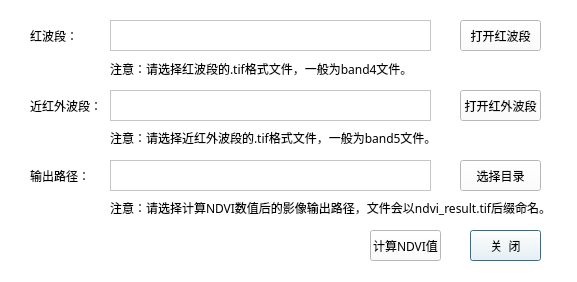
<?xml version="1.0" encoding="UTF-8"?>
<ui version="4.0">
 <class>ndviDialog</class>
 <widget class="QDialog" name="ndviDialog">
  <property name="geometry">
   <rect>
    <x>0</x>
    <y>0</y>
    <width>577</width>
    <height>282</height>
   </rect>
  </property>
  <property name="windowTitle">
   <string>计算NDVI</string>
  </property>
  <property name="windowIcon">
   <iconset resource="../resources/ndRc.qrc">
    <normaloff>:/ico/NDVI.ico</normaloff>:/ico/NDVI.ico</iconset>
  </property>
  <property name="styleSheet">
   <string notr="true">background-color: rgb(255, 255, 255);</string>
  </property>
  <widget class="QLabel" name="label">
   <property name="geometry">
    <rect>
     <x>30</x>
     <y>20</y>
     <width>81</width>
     <height>31</height>
    </rect>
   </property>
   <property name="font">
    <font>
     <family>幼圆</family>
    </font>
   </property>
   <property name="text">
    <string>红波段：</string>
   </property>
  </widget>
  <widget class="QPushButton" name="quit">
   <property name="geometry">
    <rect>
     <x>470</x>
     <y>230</y>
     <width>71</width>
     <height>31</height>
    </rect>
   </property>
   <property name="font">
    <font>
     <family>幼圆</family>
    </font>
   </property>
   <property name="text">
    <string>关  闭</string>
   </property>
  </widget>
  <widget class="QTextEdit" name="txtRedband">
   <property name="geometry">
    <rect>
     <x>110</x>
     <y>20</y>
     <width>321</width>
     <height>31</height>
    </rect>
   </property>
   <property name="font">
    <font>
     <family>幼圆</family>
    </font>
   </property>
  </widget>
  <widget class="QTextEdit" name="txtNirRed">
   <property name="geometry">
    <rect>
     <x>110</x>
     <y>90</y>
     <width>321</width>
     <height>31</height>
    </rect>
   </property>
   <property name="font">
    <font>
     <family>幼圆</family>
    </font>
   </property>
  </widget>
  <widget class="QLabel" name="label_2">
   <property name="geometry">
    <rect>
     <x>30</x>
     <y>90</y>
     <width>71</width>
     <height>31</height>
    </rect>
   </property>
   <property name="font">
    <font>
     <family>幼圆</family>
    </font>
   </property>
   <property name="text">
    <string>近红外波段：</string>
   </property>
  </widget>
  <widget class="QLabel" name="label_3">
   <property name="geometry">
    <rect>
     <x>30</x>
     <y>160</y>
     <width>71</width>
     <height>31</height>
    </rect>
   </property>
   <property name="font">
    <font>
     <family>幼圆</family>
    </font>
   </property>
   <property name="text">
    <string>输出路径：</string>
   </property>
  </widget>
  <widget class="QTextEdit" name="txtPath">
   <property name="geometry">
    <rect>
     <x>110</x>
     <y>160</y>
     <width>321</width>
     <height>31</height>
    </rect>
   </property>
   <property name="font">
    <font>
     <family>幼圆</family>
    </font>
   </property>
  </widget>
  <widget class="QPushButton" name="ok">
   <property name="geometry">
    <rect>
     <x>370</x>
     <y>230</y>
     <width>71</width>
     <height>31</height>
    </rect>
   </property>
   <property name="font">
    <font>
     <family>幼圆</family>
    </font>
   </property>
   <property name="text">
    <string>计算NDVI值</string>
   </property>
  </widget>
  <widget class="QPushButton" name="redOpen">
   <property name="geometry">
    <rect>
     <x>460</x>
     <y>20</y>
     <width>81</width>
     <height>31</height>
    </rect>
   </property>
   <property name="font">
    <font>
     <family>幼圆</family>
    </font>
   </property>
   <property name="text">
    <string>打开红波段</string>
   </property>
  </widget>
  <widget class="QPushButton" name="nirredOpen">
   <property name="geometry">
    <rect>
     <x>460</x>
     <y>90</y>
     <width>81</width>
     <height>31</height>
    </rect>
   </property>
   <property name="font">
    <font>
     <family>幼圆</family>
    </font>
   </property>
   <property name="text">
    <string>打开红外波段</string>
   </property>
  </widget>
  <widget class="QPushButton" name="pathOpen">
   <property name="geometry">
    <rect>
     <x>460</x>
     <y>160</y>
     <width>81</width>
     <height>31</height>
    </rect>
   </property>
   <property name="font">
    <font>
     <family>幼圆</family>
    </font>
   </property>
   <property name="text">
    <string>选择目录</string>
   </property>
  </widget>
  <widget class="QLabel" name="label_4">
   <property name="geometry">
    <rect>
     <x>110</x>
     <y>60</y>
     <width>431</width>
     <height>16</height>
    </rect>
   </property>
   <property name="font">
    <font>
     <family>幼圆</family>
    </font>
   </property>
   <property name="text">
    <string>&lt;html&gt;&lt;head/&gt;&lt;body&gt;&lt;p&gt;注意：请选择红波段的.tif格式文件，一般为band4文件。&lt;/p&gt;&lt;/body&gt;&lt;/html&gt;</string>
   </property>
  </widget>
  <widget class="QLabel" name="label_5">
   <property name="geometry">
    <rect>
     <x>110</x>
     <y>130</y>
     <width>381</width>
     <height>16</height>
    </rect>
   </property>
   <property name="font">
    <font>
     <family>幼圆</family>
    </font>
   </property>
   <property name="text">
    <string>注意：请选择近红外波段的.tif格式文件，一般为band5文件。</string>
   </property>
  </widget>
  <widget class="QLabel" name="label_6">
   <property name="geometry">
    <rect>
     <x>110</x>
     <y>200</y>
     <width>451</width>
     <height>16</height>
    </rect>
   </property>
   <property name="font">
    <font>
     <family>幼圆</family>
    </font>
   </property>
   <property name="text">
    <string>注意：请选择计算NDVI数值后的影像输出路径，文件会以ndvi_result.tif后缀命名。</string>
   </property>
  </widget>
 </widget>
 <resources>
  <include location="../resources/ndRc.qrc"/>
 </resources>
 <connections/>
</ui>
